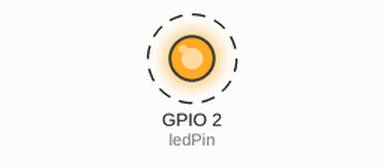
The sketch below on a simulated ESP32. Parts: output pins drawn as LEDs (lit = HIGH). Dashed ring = blinking. What the sketch prints to the serial monitor is not drawn.

Above: at 0.5 s.
Timing chart, 0 to 4.6 s (numbered marks = the images above):
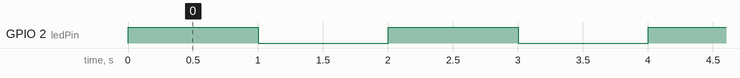

Measured:
- by itself, GPIO 2 (ledPin): alternates HIGH for 1.0 s and LOW for 1.0 s

The sketch:

programa01_led.ino
```cpp
/*
 * Programa: Blink ESP32
 * Descripción: Enciende y apaga el LED interno del DevKit cada segundo.
 */

// 1. Definición del Pin
// La mayoría de los ESP32 DevKit tienen el LED en el GPIO 2
const int ledPin = 2;

void setup() {
  // 2. Configuración del Pin
  // Definimos el pin como SALIDA (OUTPUT) para poder enviar voltaje
  pinMode(ledPin, OUTPUT);

  // Iniciamos comunicación serial para monitorear el estado
  Serial.begin(115200);
  Serial.println("Sistema iniciado. El LED comenzará a parpadear.");
}

void loop() {
  // 3. Encender el LED
  digitalWrite(ledPin, HIGH);   // HIGH pone el pin en 3.3V
  Serial.println("LED: Encendido");
  delay(1000);                  // Espera 1000 milisegundos (1 segundo)

  // 4. Apagar el LED
  digitalWrite(ledPin, LOW);    // LOW pone el pin en 0V (GND)
  Serial.println("LED: Apagado");
  delay(1000);                  // Espera otro segundo
}
```
